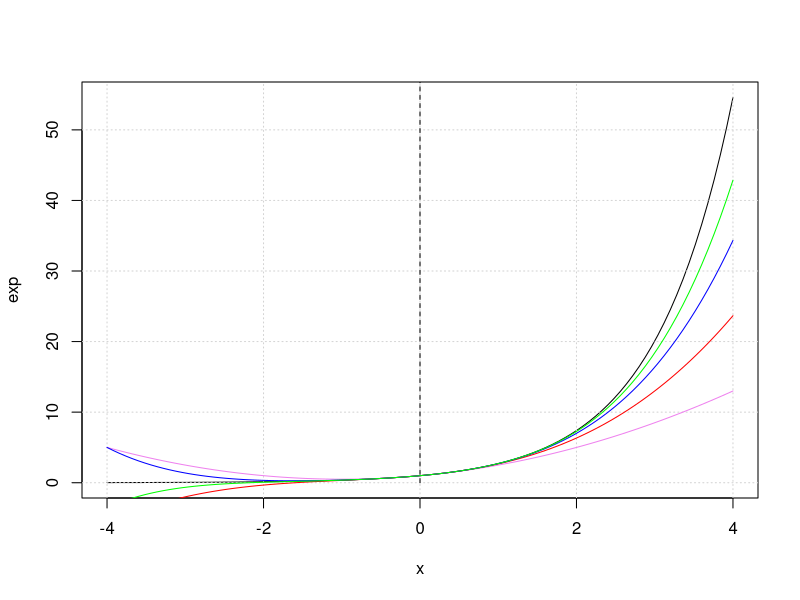

The R source for this figure:
# Semana 10 - 

# Exercício 10.2

## Letra a

pol_exp <- function(x, n){
  if(class(x) != "numeric")
    stop("Erro")
  if(n < 0 || n %% 1 != 0)
    stop("Erro")
  fat <- 1
  som <- 1
  for(i  in 1:n){
    fat <- fat * i
    som <- som + (x^i) / fat
  }
  return(som)
}

pol_exp(2,100)

## Letra b

plot(exp,-4,4)
grid()
segments(x0=0,y0=0,x1=0,y1=150,lty=2)
curve(pol_exp(x,n=2),add=T,col="violet")
curve(pol_exp(x,n=3),add=T,col="red")
curve(pol_exp(x,n=4),add=T,col="blue")
curve(pol_exp(x,n=5),add=T,col="green")

# Exercício 10.3

## Letra a

AproxExp <- function(x, incremento){
  fat <- 1
  aprox <- 1
  for(i in 1:10){
    fat <- fat * i
    aprox <- aprox + x^i / fat
  }
  repeat{
    i <-  i + 1
    fat <- fat * i
    parcela <- x^i / fat
    if(abs(parcela) < incremento){
      return(aprox + parcela)
    }
      aprox = aprox + parcela
    }
}


